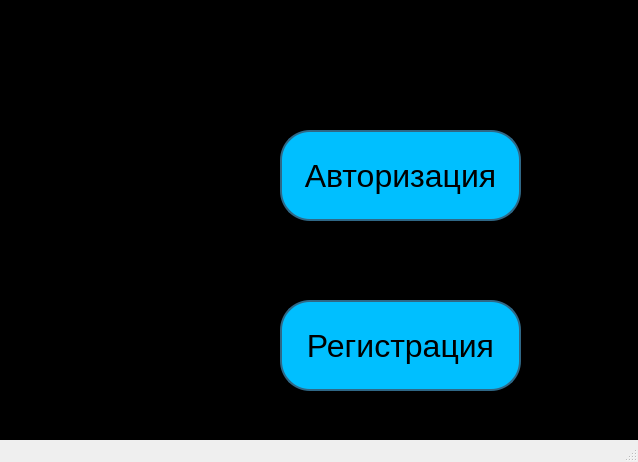
<?xml version="1.0" encoding="UTF-8"?>
<ui version="4.0">
 <class>MainWindow</class>
 <widget class="QMainWindow" name="MainWindow">
  <property name="geometry">
   <rect>
    <x>0</x>
    <y>0</y>
    <width>638</width>
    <height>462</height>
   </rect>
  </property>
  <property name="windowTitle">
   <string>Окно входа в личный кабинет</string>
  </property>
  <property name="styleSheet">
   <string notr="true"/>
  </property>
  <widget class="QWidget" name="centralwidget">
   <property name="styleSheet">
    <string notr="true">background-color: #000000;
</string>
   </property>
   <widget class="QPushButton" name="pushButton">
    <property name="geometry">
     <rect>
      <x>280</x>
      <y>130</y>
      <width>241</width>
      <height>91</height>
     </rect>
    </property>
    <property name="font">
     <font>
      <pointsize>24</pointsize>
     </font>
    </property>
    <property name="styleSheet">
     <string notr="true">background-color: #00BFFF;
border:2px solid #2f6887;
border-radius: 30;</string>
    </property>
    <property name="text">
     <string>Авторизация</string>
    </property>
   </widget>
   <widget class="QPushButton" name="pushButton_2">
    <property name="geometry">
     <rect>
      <x>280</x>
      <y>300</y>
      <width>241</width>
      <height>91</height>
     </rect>
    </property>
    <property name="font">
     <font>
      <pointsize>24</pointsize>
     </font>
    </property>
    <property name="styleSheet">
     <string notr="true">background-color: #00BFFF;
border:2px solid #2f6887;
border-radius: 30;</string>
    </property>
    <property name="text">
     <string>Регистрация</string>
    </property>
   </widget>
  </widget>
  <widget class="QMenuBar" name="menubar">
   <property name="geometry">
    <rect>
     <x>0</x>
     <y>0</y>
     <width>638</width>
     <height>21</height>
    </rect>
   </property>
  </widget>
  <widget class="QStatusBar" name="statusbar"/>
 </widget>
 <resources/>
 <connections/>
</ui>
